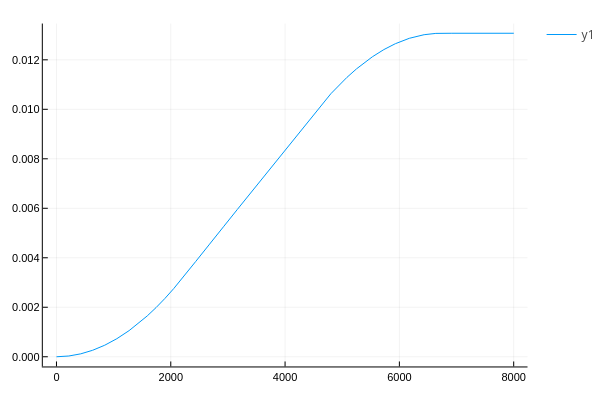

The cell this chart's notebook holds for it:
### Code cell
plot(Ωhist)

### Figure 1 — Plotly figure (JSON) as saved in the notebook; plotly's stock layout.template omitted (floating-point values rounded to 4 significant figures; data arrays with more than 128 entries replaced by an {"elided": "..."} marker saying what was removed)
{"data": [{"colorbar": {"title": {"text": ""}}, "legendgroup": "y1", "line": {"color": "rgba(0, 154, 250, 1.000)", "dash": "solid", "shape": "linear", "width": 1}, "mode": "lines", "name": "y1", "showlegend": true, "type": "scatter", "x": {"elided": "8002 int values"}, "xaxis": "x", "y": {"elided": "8002 float values"}, "yaxis": "y", "zmax": null, "zmin": null}], "layout": {"annotations": [], "height": 400, "legend_position": {"bgcolor": "rgba(255, 255, 255, 1.000)", "bordercolor": "rgba(0, 0, 0, 1)", "borderwidth": 1, "font": {"color": "rgba(0, 0, 0, 1)", "family": "sans-serif", "size": 11}, "title": {"font": {"color": "rgba(0, 0, 0, 1)", "family": "sans-serif", "size": 15}, "text": ""}, "tracegroupgap": 0, "traceorder": "normal", "x": 1, "xanchor": "auto", "y": 1, "yanchor": "auto"}, "margin": {"b": 20, "l": 0, "r": 0, "t": 20}, "paper_bgcolor": "rgba(255, 255, 255, 1.000)", "plot_bgcolor": "rgba(255, 255, 255, 1.000)", "showlegend": true, "width": 600, "xaxis": {"anchor": "y", "domain": [0.08064, 0.9934], "gridcolor": "rgba(0, 0, 0, 0.1)", "gridwidth": 0.5, "linecolor": "rgba(0, 0, 0, 1)", "mirror": false, "range": [-239.0, 8242.0], "showgrid": true, "showline": true, "showticklabels": true, "tickangle": 0, "tickcolor": "rgb(0, 0, 0)", "tickfont": {"color": "rgba(0, 0, 0, 1)", "family": "sans-serif", "size": 11}, "tickmode": "array", "ticks": "inside", "ticktext": ["0", "2000", "4000", "6000", "8000"], "tickvals": [0, 2000, 4000, 6000, 8000], "title": {"font": {"color": "rgba(0, 0, 0, 1)", "family": "sans-serif", "size": 15}, "text": ""}, "type": "linear", "visible": true, "zeroline": false, "zerolinecolor": "rgba(0, 0, 0, 1)"}, "yaxis": {"anchor": "x", "domain": [0.03762, 0.9902], "gridcolor": "rgba(0, 0, 0, 0.1)", "gridwidth": 0.5, "linecolor": "rgba(0, 0, 0, 1)", "mirror": false, "range": [-0.0003922, 0.01347], "showgrid": true, "showline": true, "showticklabels": true, "tickangle": 0, "tickcolor": "rgb(0, 0, 0)", "tickfont": {"color": "rgba(0, 0, 0, 1)", "family": "sans-serif", "size": 11}, "tickmode": "array", "ticks": "inside", "ticktext": ["0.000", "0.002", "0.004", "0.006", "0.008", "0.010", "0.012"], "tickvals": [0, 0.002, 0.004, 0.006, 0.008, 0.01, 0.012], "title": {"font": {"color": "rgba(0, 0, 0, 1)", "family": "sans-serif", "size": 15}, "text": ""}, "type": "linear", "visible": true, "zeroline": false, "zerolinecolor": "rgba(0, 0, 0, 1)"}}}
